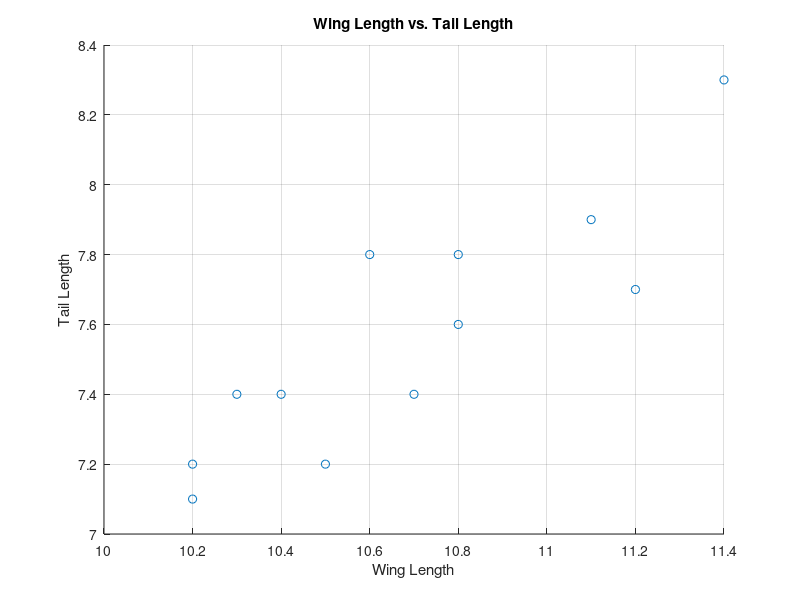

Source code (MATLAB):
% Kristen Park 
% September 16, 2023
% NGG 6050 
% Homework #8
% Parametric Correlation Coefficient

clear
close all 

%% Parametric Correlation Coefficient
wingLength = [10.4, 10.8, 11.1, 10.2, 10.3, 10.2, 10.7, 10.5, 10.8, 11.2, 10.6, 11.4];
tailLength = [7.4, 7.6, 7.9, 7.2, 7.4, 7.1, 7.4, 7.2, 7.8, 7.7, 7.8, 8.3];

%% 1. Plot X vs Y. Do they look related? 

% Yes, it looks like there's a positive linear relationship between these 
% two variables. 

scatter(wingLength, tailLength);
xlabel('Wing Length');
ylabel('Tail Length');
title('Wing Length vs. Tail Length');
grid on;


%% 2. Calculate rx,y and ry,x, first using the equations above and then using 
% either the Python numpy funciton corrcoef or Matlab's built-in corrcoef. 
% Did you get the same answers?

% Yes, I got the same answers using the equations and corrcoef.
% 0.8704 for both rxy and ryx! 

%equation
mean_wingLength = mean(wingLength);
mean_tailLength = mean(tailLength);
std_wingLength = std(wingLength);
std_tailLength = std(tailLength);

numerator = sum((wingLength - mean_wingLength) .* (tailLength - mean_tailLength));
denominator = sqrt(sum((wingLength - mean_wingLength).^2) * sum((tailLength - mean_tailLength).^2));
r = numerator / denominator;

numerator_yx = sum((tailLength - mean_tailLength) .* (wingLength - mean_wingLength));
denominator_yx = sqrt(sum((tailLength - mean_tailLength).^2) * sum((wingLength - mean_wingLength).^2));
ryx = numerator_yx / denominator_yx;

fprintf('Pearson correlation coefficient r(x, y) using equation: %.4f\n', r);
fprintf('Pearson correlation coefficient r(y, x) using equation: %.4f\n', ryx);

%corrcoef function 
correlation_matrix = corrcoef(wingLength, tailLength);
rxy = correlation_matrix(1, 2);

correlation_matrix = corrcoef(tailLength, wingLength);
ryx = correlation_matrix(1,2);

fprintf('\nPearson correlation coefficient r(x, y) using corrcoef: %.4f\n', rxy);
fprintf('Pearson correlation coefficient r(y, x) using corrcoef: %.4f\n', ryx);

%% 3. What is the standard error of rx,y? The 95% confidence intervals computed from the standard error?

% The standard error of r(x,y) is 0.1557.

n = length(wingLength); %sample size
SE_r = sqrt((1-r^2)/(n-2));
fprintf('\nStandard Error of r(x, y): %.4f\n', SE_r);

% The 95% CI is [0.5923, 0.9632] 

z = 0.5*log((1+r)/(1-r)); %fisher's z transformation of r
sz = sqrt(1/(n-3)); % st dev of z

alpha = 0.05; %for 95% CI
z_critical = norminv(1 - alpha/2);
margin_of_error = z_critical * sz;
lower = z - margin_of_error;
upper = z + margin_of_error;

r_lower = (exp(2 * lower) - 1) / (exp(2 * lower) + 1);

r_upper = (exp(2 * upper) - 1) / (exp(2 * upper) + 1);
fprintf('95%% Confidence Interval for Pearson''s correlation coefficient: [%.4f, %.4f]\n', r_lower, r_upper);

%% 4. Should the value of rxy be considered significant at the p<0.05 level, 
% given a two-tailed test (i.e., we reject if the test statistic is too 
% large on either tail of the null distribution) for H0: rxy = 0? 

% Yes, it is considered significant at a p<0.05 level.

t_statistic = r * sqrt(n - 2) / sqrt(1 - r^2);
df = n - 2;

% Calculate the critical values for a two-tailed test
alpha_half = alpha / 2;
t_critical_lower = tinv(alpha_half, df);
t_critical_upper = -t_critical_lower; % For the upper tail

% Check if the t-statistic is in the rejection region
if t_statistic < t_critical_lower || t_statistic > t_critical_upper
    fprintf('\nThe correlation is statistically significant (p < %.2f).\n', alpha);
else
    fprintf('\nThe correlation is not statistically significant (p >= %.2f).\n', alpha);
end

%% 5. Yale does the exact same study and finds that his correlation value is 0.75. 
% Is this the same as yours? That is, evaluate H0: r = 0.5. 

% Yes, Yale's correlation value is the same as mine. 

z = 0.5*log((1+r)/(1-r)); %fisher's z transformation of r
rs = 0.75;
z_rs = 0.5*log((1+rs)/(1-rs));

lambda_stat = (z-z_rs)/sqrt(1/(n-3));
df = n-2; 

if lambda_stat < t_critical_lower || lambda_stat > t_critical_upper
    fprintf('\nReject the null hypothesis -- Yale''s correlation value is not the same as yours\n');
else
    fprintf('\nFail to reject the null hypothesis -- Yale''s correlation value is the same as yours\n');
end

%% 6. Finally, calculate the statistical power and sample size needed to reject H0:r=0, when r>=0.5
alpha = 0.05;         % Significance level
power = 0.80;         % Desired power level
effect_size = 0.5;   % Effect size (correlation coefficient under H1)
rho_null = 0;        % Null hypothesis correlation coefficient

z_alpha = norminv(1 - alpha, 0, 1);

% Calculate required sample size
n = (z_alpha + norminv(power, 0, 1))^2 / effect_size^2;

fprintf('\nRequired sample size needed to reject H0:r=0, when r>=0.5, at a 0.8 power level: %d\n', ceil(n));


